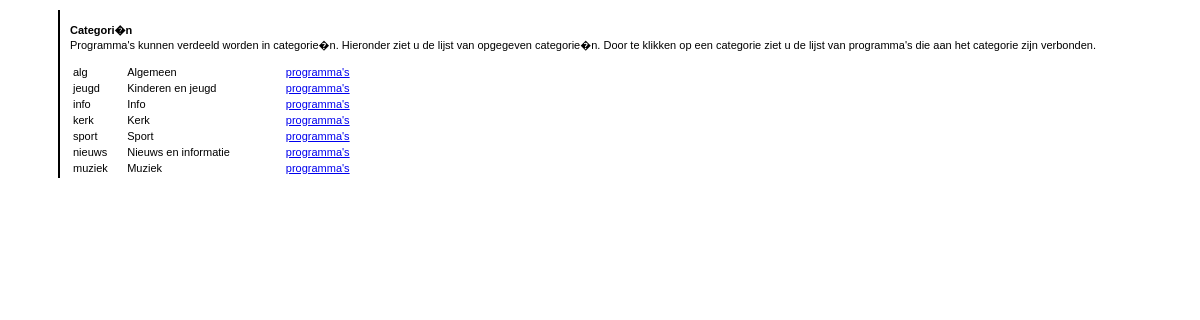
Screenshot of /webfiles/programmering/categorys.php with the database file from the repository.
### tables this page shows
CREATE TABLE `rtvuitzendingen_categorys` (
  `id` int(10) unsigned NOT NULL auto_increment,
  `category` varchar(100) NOT NULL default '',
  `color` varchar(10) NOT NULL default '',
  `shortname` varchar(6) NOT NULL default '',
  PRIMARY KEY  (`id`)
);

### webfiles/system/classes/725_ProgramCategoryFunctions.php (called while the page is built)
<?php
class ProgramCategoryFunctions
{
	static function GetAllCategorys()
	{
		$ret=array();
		$result=$GLOBALS['mysql']->query("SELECT id FROM ".$GLOBALS['table']['categorys']." ORDER BY id DESC");
		while ($row = $result->fetch_assoc())
		{
			$ret[$row['id']] = new ProgramCategory($row['id']);
		}
		return($ret);
	}
}

### webfiles/system/classes/721_ProgramCategory.php (called while the page is built, shortened)
<?php
class ProgramCategory
{
	function __construct($id)
	{
		if ($id>0)
		{
			$result=$GLOBALS['mysql']->query("SELECT category, color, shortname FROM ".$GLOBALS['table']['categorys']." WHERE id=".$id);
			while ($row = $result->fetch_assoc())
			{
				$this->category = $row['category'];
				$this->color = $row['color'] ;
				$this->shortname = $row['shortname'];
				$this->id = $id;
			}
		}
	}
}

### webfiles/programmering/categorys.php (the view, shortened to what this page needs)
<!DOCTYPE HTML PUBLIC "-//W3C//DTD HTML 4.01//EN" "http://www.w3.org/TR/html4/strict.dtd">
	<head>
	</head>
	<body>
		<table width="100%">
				<colgroup>
					<col width="50px" />
					<col width="5px" />
					<col />
					<col width="5px" />
					<col width="50px" />
				</colgroup>
				<tr>
					<td style="border-right: 2px solid #000000;">
						<br/>
					</td>
					<td></td>
					<td>
						<p>
							<b>Categori�n</b><br/>
							Programma's kunnen verdeeld worden in categorie�n. Hieronder ziet u de lijst van opgegeven categorie�n. Door te klikken op een categorie ziet u de lijst van programma's die aan het categorie zijn verbonden.
						</p>
						<table width="50%"> <?php
							foreach (ProgramCategoryFunctions::GetAllCategorys() as $value)
							{ ?>
								<tr>
									<td width="10%">
										<div style="background-color:<?php print $value->color; ?> text-align:center;" title="<?php print $value->category; ?>"><?php print $value->shortname; ?></div>
									</td>
									<Td width="30%">
										<?php print $value->category; ?>
									</td>
									<Td>
										<a href="<?php print $_SERVER['PHP_SELF']; ?>?show=<?php print $value->id; ?>">programma's</a>
									</td>
								</tr> <?php
							} ?>
						</table>
				</td>
				<td></td>
			</tr>
		</table>
	</body>
</html>

### webfiles/programmering/categorys.php (style rules this page uses)
body { font-family: verdana, sans-serif; font-size: 11px; }

### rows the page displays
rtvuitzendingen_categorys: shortname "alg", category "Algemeen"
rtvuitzendingen_categorys: shortname "jeugd", category "Kinderen en jeugd"
rtvuitzendingen_categorys: shortname "info", category "Info"
rtvuitzendingen_categorys: shortname "kerk", category "Kerk"
rtvuitzendingen_categorys: shortname "sport", category "Sport"
rtvuitzendingen_categorys: shortname "nieuws", category "Nieuws en informatie"
rtvuitzendingen_categorys: shortname "muziek", category "Muziek"
